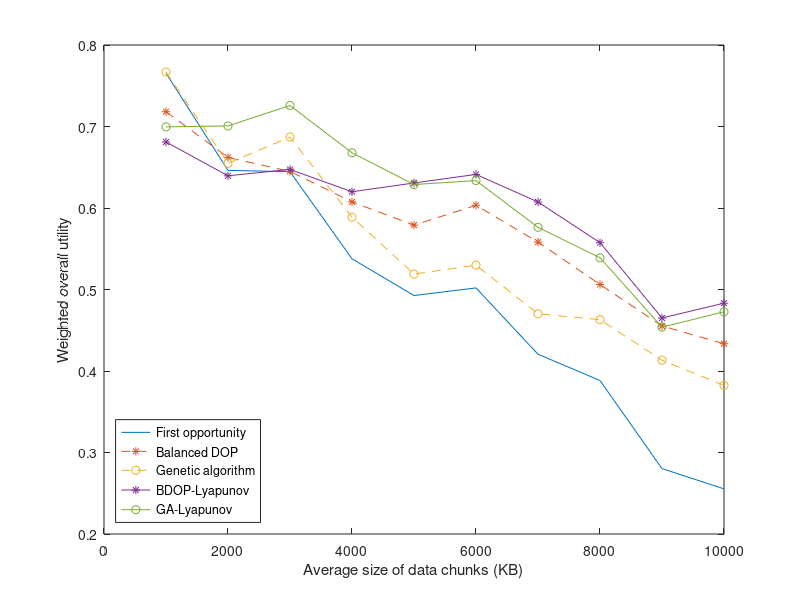
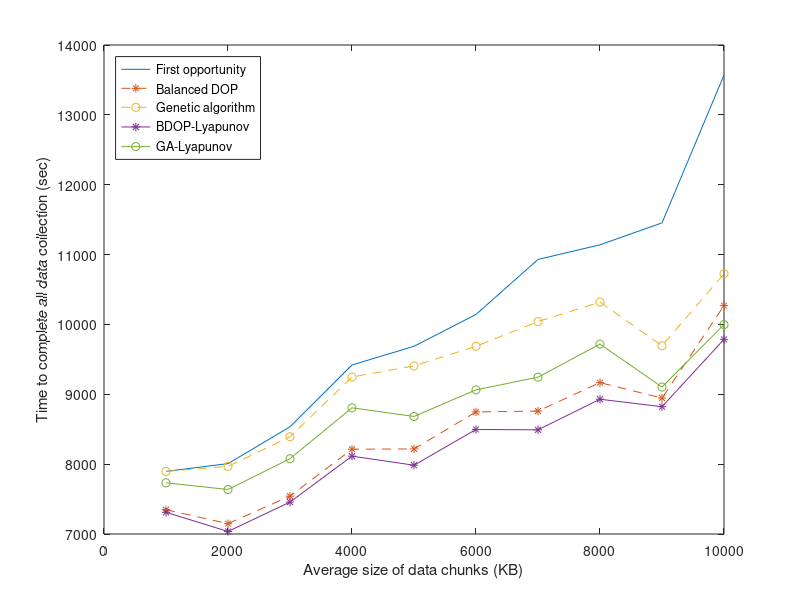

These charts were generated, in order, by the following MATLAB code:
load('mat/half_ds_size.mat');

figure;
plot(size_of_ds, reward_total(:, 1), ...
    size_of_ds, reward_total(:, 4), '--*', ...
    size_of_ds, reward_total(:, 7), '--o', ...
    size_of_ds, reward_total(:, 6), '-*', ...
    size_of_ds, reward_total(:, 9), '-o');
xlabel('Average size of data chunks (KB)');
ylabel('Weighted overall utility');
legend('First opportunity', 'Balanced DOP', 'Genetic algorithm', ...
    'BDOP-Lyapunov', 'GA-Lyapunov', ...
    'Location', 'southwest');
saveas(gcf, 'fig_2/half_ds_size_x.fig');

figure;
plot(size_of_ds, length_task(:, 1), ...
    size_of_ds, length_task(:, 4), '--*', ...
    size_of_ds, length_task(:, 7), '--o', ...
    size_of_ds, length_task(:, 6), '-*', ...
    size_of_ds, length_task(:, 9), '-o');
xlabel('Average size of data chunks (KB)');
ylabel('Time to complete all data collection (sec)');
legend('First opportunity', 'Balanced DOP', 'Genetic algorithm', ...
    'BDOP-Lyapunov', 'GA-Lyapunov', ...
    'Location', 'northwest');
saveas(gcf, 'fig_2/half_ds_size_length_x.fig');
